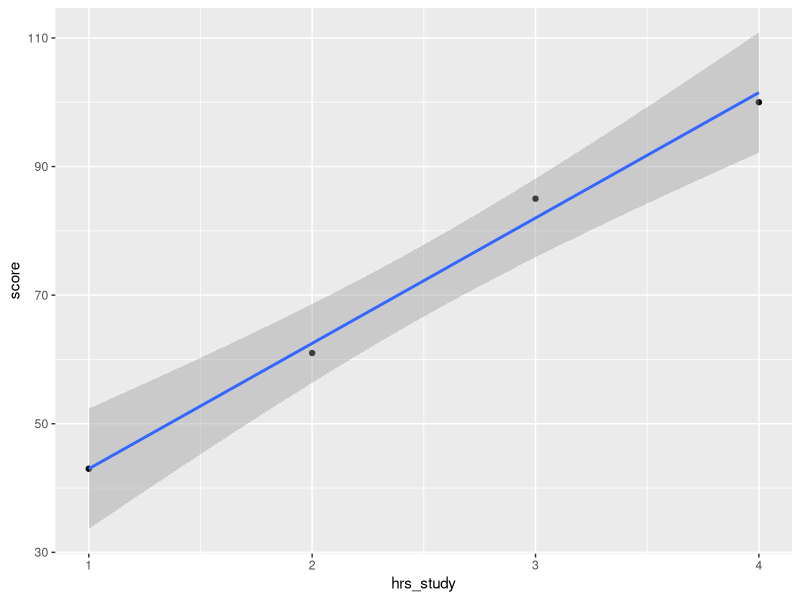
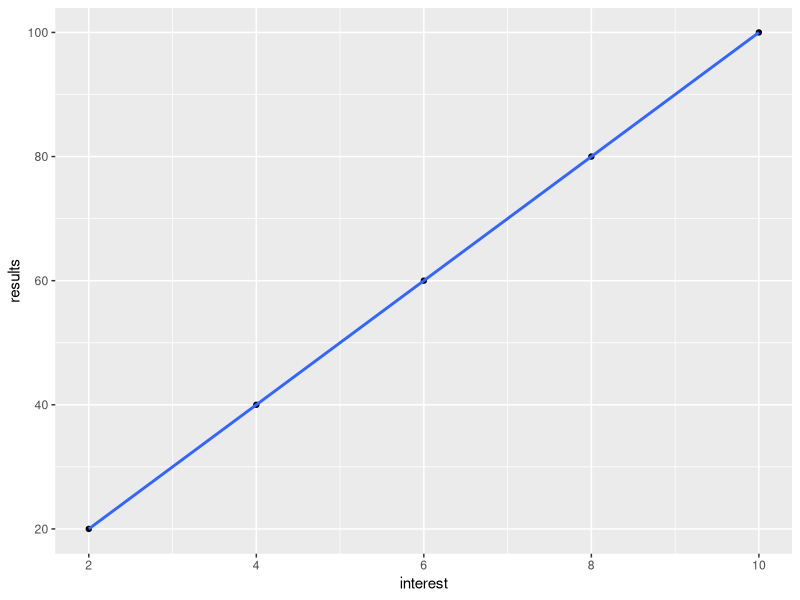

These figures' R source, in order:
## ---- chunk 1
library(tidyverse)
score <-c(43, 61, 85, 100)
hrs_study <-c(1, 2, 3, 4)
score_data <- tibble(hrs_study, score)

ggplot(score_data, aes(x = hrs_study, y = score)) + geom_point() + geom_smooth(method = "lm")

## ---- chunk 2
library(tidyverse)
interest <-c(2, 4, 6, 8, 10)
results <- c(20, 40, 60, 80, 100)
results_interest <- tibble(interest, results)

ggplot(results_interest, aes(x = interest, y = results)) + geom_point() + geom_smooth(method = "lm")
